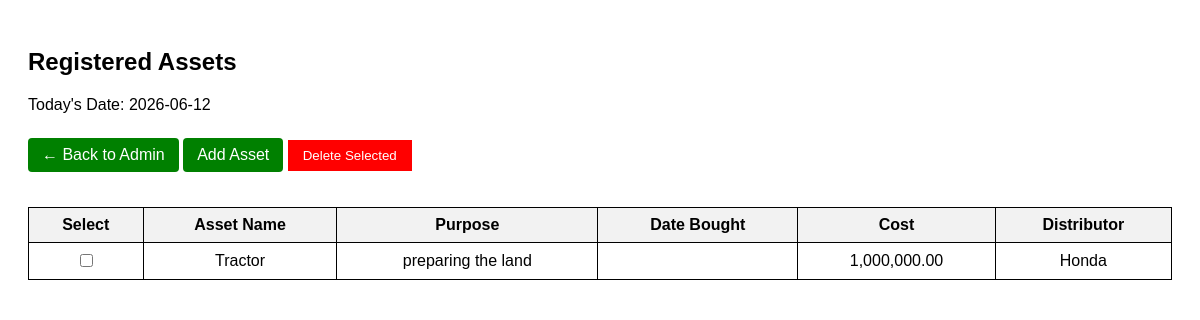
Screenshot of /Assets (signed in) with the database file from the repository.
### models.py (models this page shows)
class AssetsRegistry(db.Model):
    id = db.Column(db.Integer, primary_key=True)
    AssetName = db.Column(db.String(100), nullable=False)
    Purpose = db.Column(db.String(100), nullable=False)
    Bought_date = db.Column(db.Date, nullable=False)
    cost = db.Column(db.Numeric(10,2), nullable=False)
    origin = db.Column(db.String(100), nullable=False)

### app.py (the view, shortened to what this page needs)
@app.route("/Assets", methods=["GET", "POST"])
@role_required("admin")
@login_required
def Assets():
    Assets = AssetsRegistry.query.all()
    current_date = date.today()
    return render_template(
        "Assets.html",
        Assets=Assets,
        current_date=current_date
    )

### app.py (called while the page is built)
@app.before_request
def require_login():
    if request.endpoint is None:
        return
    allowed = [
        "login",
        "forgot",
        "verify_otp",
        "reset_password",
        "logout",
        "static"
    ]
    if request.endpoint.startswith("static"):
        return
    if not session.get("logged_in") and request.endpoint not in allowed:
        return redirect(url_for("login"))

def login_required(f):
    @wraps(f)
    def wrapper(*args, **kwargs):
        if not session.get("logged_in"):
            return redirect(url_for("login"))
        return f(*args, **kwargs)
    return wrapper

def role_required(*roles):
    def decorator(f):
        @wraps(f)
        def wrapper(*args, **kwargs):
            if not session.get("logged_in"):
                return redirect(url_for("login"))
            user_role = session.get("role")
            if user_role not in roles:
                flash(
                    "Access denied. You are not authorized.",
                    "error"
                )
                return redirect(url_for("access_denied"))
            return f(*args, **kwargs)
        return wrapper
    return decorator

### templates/Assets.html (shortened to what this page needs)
<!DOCTYPE html>
<html>
<head>
</head>
<body>
    <h2>Registered Assets</h2>
    <p>Today's Date: {{ current_date }}</p>
    <form method="POST">
        <a href="/admin" class="btn_dashboard">← Back to Admin</a>
        <a href="/asset_registry" class="btn_dashboard">Add Asset</a>
        <button type="submit" name="delete_selected" class="btn-delete">
            Delete Selected
        </button>
        <table>
            <thead>
                <tr>
                    <th>Select</th>
                    <th>Asset Name</th>
                    <th>Purpose</th>
                    <th>Date Bought</th>
                    <th>Cost</th>
                    <th>Distributor</th>
                </tr>
            </thead>
            <tbody>
                {% for asset in Assets %}
                <tr>
                    <td>
                        <input type="checkbox" name="AssetsRegistry_ids" value="{{ asset.id }}">
                    </td>
                    <td>{{ asset.AssetName }}</td>
                    <td>{{ asset.Purpose }}</td>
                    <td>{{ asset.Date_bought }}</td>
                    <td>{{ "{:,}".format(asset.cost) }}</td>
                    <td>{{ asset.origin }}</td>
                </tr>
                {% endfor %}
            </tbody>
        </table>
    </form>
</body>
</html>

### templates/Assets.html (style rules this page uses)
body { font-family: Arial, sans-serif; padding: 20px; }
table { width: 100%; border-collapse: collapse; margin-top: 20px; }
table, th, td { border: 1px solid black; }
th, td { padding: 8px; text-align: center; }
th { background-color: #f2f2f2; }
.btn-delete { margin-top: 10px; padding: 8px 15px; background-color: red; color: white; border: none; cursor: pointer; }
.btn_dashboard { display: inline-block; margin-bottom: 15px; padding: 8px 14px; background: green; color: white; text-decoration: none; border-radius: 4px; }

### rows the page displays
AssetsRegistry: AssetName "Tractor", Purpose "preparing the land", cost "1,000,000.00", origin "Honda"
